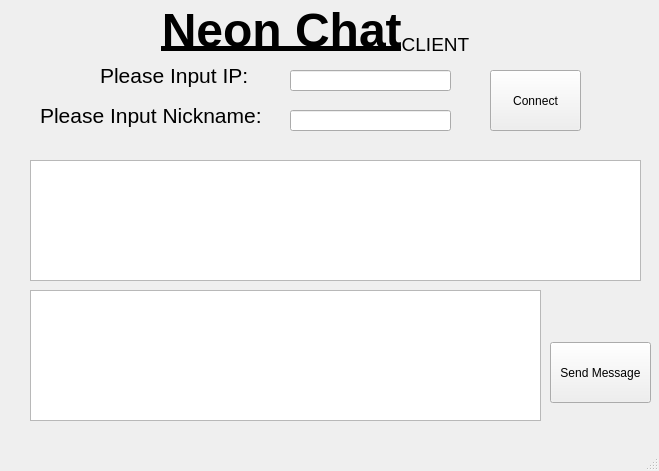
<?xml version="1.0" encoding="UTF-8"?>
<ui version="4.0">
 <class>MainWindow</class>
 <widget class="QMainWindow" name="MainWindow">
  <property name="geometry">
   <rect>
    <x>0</x>
    <y>0</y>
    <width>659</width>
    <height>471</height>
   </rect>
  </property>
  <property name="windowTitle">
   <string>MainWindow</string>
  </property>
  <widget class="QWidget" name="centralwidget">
   <widget class="QTextEdit" name="textEdit_2">
    <property name="geometry">
     <rect>
      <x>30</x>
      <y>290</y>
      <width>511</width>
      <height>131</height>
     </rect>
    </property>
   </widget>
   <widget class="QLineEdit" name="lineEdit">
    <property name="geometry">
     <rect>
      <x>290</x>
      <y>70</y>
      <width>161</width>
      <height>21</height>
     </rect>
    </property>
   </widget>
   <widget class="QPushButton" name="pushButton">
    <property name="geometry">
     <rect>
      <x>490</x>
      <y>70</y>
      <width>91</width>
      <height>61</height>
     </rect>
    </property>
    <property name="text">
     <string>Connect</string>
    </property>
   </widget>
   <widget class="QTextEdit" name="textEdit">
    <property name="geometry">
     <rect>
      <x>30</x>
      <y>160</y>
      <width>611</width>
      <height>121</height>
     </rect>
    </property>
    <property name="readOnly">
     <bool>true</bool>
    </property>
   </widget>
   <widget class="QPushButton" name="pushButton_2">
    <property name="geometry">
     <rect>
      <x>550</x>
      <y>342</y>
      <width>101</width>
      <height>61</height>
     </rect>
    </property>
    <property name="text">
     <string>Send Message</string>
    </property>
   </widget>
   <widget class="QLabel" name="label_2">
    <property name="geometry">
     <rect>
      <x>40</x>
      <y>100</y>
      <width>231</width>
      <height>31</height>
     </rect>
    </property>
    <property name="text">
     <string>&lt;html&gt;&lt;head/&gt;&lt;body&gt;&lt;p&gt;&lt;span style=&quot; font-size:16pt;&quot;&gt;Please Input Nickname: &lt;/span&gt;&lt;/p&gt;&lt;/body&gt;&lt;/html&gt;</string>
    </property>
   </widget>
   <widget class="QLineEdit" name="lineEdit_2">
    <property name="geometry">
     <rect>
      <x>290</x>
      <y>110</y>
      <width>161</width>
      <height>21</height>
     </rect>
    </property>
   </widget>
   <widget class="QLabel" name="label_3">
    <property name="geometry">
     <rect>
      <x>130</x>
      <y>0</y>
      <width>371</width>
      <height>61</height>
     </rect>
    </property>
    <property name="text">
     <string>&lt;html&gt;&lt;head/&gt;&lt;body&gt;&lt;p align=&quot;center&quot;&gt;&lt;span style=&quot; font-size:36pt; font-weight:600; text-decoration: underline;&quot;&gt;Neon Chat&lt;/span&gt;&lt;span style=&quot; font-size:22pt; vertical-align:sub;&quot;&gt;CLIENT&lt;/span&gt;&lt;/p&gt;&lt;/body&gt;&lt;/html&gt;</string>
    </property>
   </widget>
   <widget class="QLabel" name="label">
    <property name="geometry">
     <rect>
      <x>100</x>
      <y>60</y>
      <width>161</width>
      <height>31</height>
     </rect>
    </property>
    <property name="text">
     <string>&lt;html&gt;&lt;head/&gt;&lt;body&gt;&lt;p&gt;&lt;span style=&quot; font-size:16pt;&quot;&gt;Please Input IP: &lt;/span&gt;&lt;/p&gt;&lt;/body&gt;&lt;/html&gt;</string>
    </property>
   </widget>
  </widget>
  <widget class="QMenuBar" name="menubar">
   <property name="geometry">
    <rect>
     <x>0</x>
     <y>0</y>
     <width>659</width>
     <height>21</height>
    </rect>
   </property>
  </widget>
  <widget class="QStatusBar" name="statusbar"/>
 </widget>
 <resources/>
 <connections/>
</ui>
